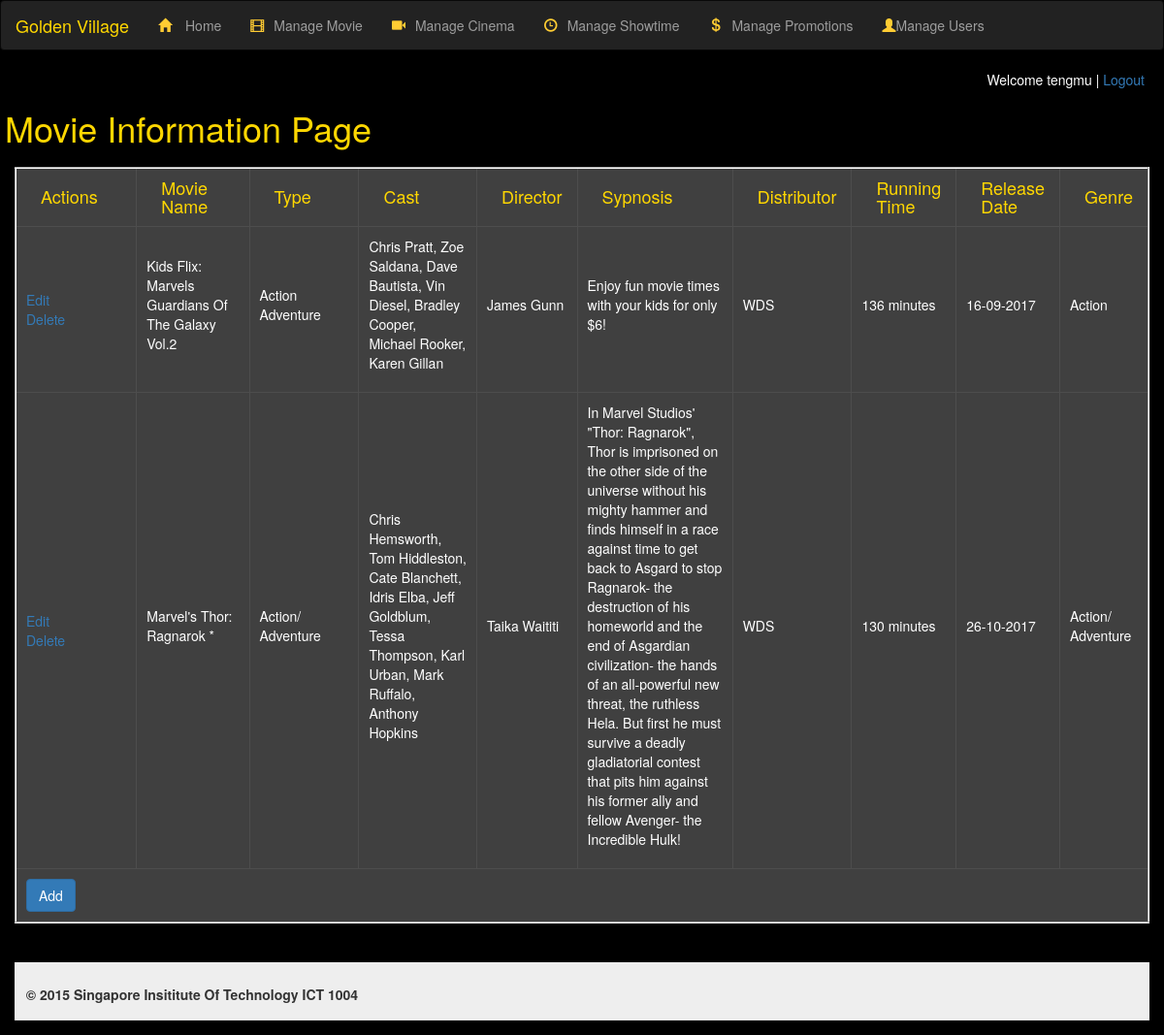
The app's page /cms/cmsmovie.php (signed in) with its own data.
### tables this page shows
CREATE TABLE `user_list` (
  `user_id` int(11) NOT NULL,
  `username` varchar(100) NOT NULL,
  `user_email` varchar(100) NOT NULL,
  `password` varchar(100) NOT NULL,
  `user_role` varchar(10) NOT NULL,
  `phone` int(8) NOT NULL,
  `user_nric` varchar(9) NOT NULL,
  `status` varchar(100) NOT NULL,
  `otpSecretKey` varchar(1000) NOT NULL
);

CREATE TABLE `movie` (
  `movie_id` int(11) NOT NULL,
  `movie_name` varchar(1000) NOT NULL,
  `movie_type` varchar(1000) NOT NULL,
  `movie_cast` varchar(1000) NOT NULL,
  `movie_director` varchar(1000) NOT NULL,
  `movie_genre` varchar(1000) NOT NULL,
  `movie_release` varchar(1000) NOT NULL,
  `movie_runningTime` varchar(1000) NOT NULL,
  `movie_distributor` varchar(1000) NOT NULL,
  `movie_language` varchar(1000) NOT NULL,
  `movie_synopsis` varchar(1000) NOT NULL,
  `movie_TNC` varchar(1000) NOT NULL,
  `movie_trailerLink` varchar(1000) NOT NULL,
  `movie_websiteLink` varchar(1000) NOT NULL,
  `movie_poster` longblob NOT NULL,
  `movie_carousel` longblob NOT NULL
);

### cms/cmsmovie.php (the view, shortened to what this page needs)
<!doctype html>
<html lang="en">
<head>
	<link href="../css/bootstrap.min.css" rel="stylesheet">
	<link href="../css/style.css" rel="stylesheet">
</head>
<body>
<?php
include_once ("../dbconnect.php");
$resultUser = $MySQLiconn->query("SELECT * FROM user_list WHERE user_id=".$_SESSION['user']);
$userRow = $resultUser->fetch_array();
?>
<?php include 'cmsheader.inc';?>
        <h1>Movie Information Page</h1>
	<div class="row">
		<div class="col-md-12">
				<div class="table-responsive">
					<table border="2" class="summary">
						<thead>
							<th class='col-md-2'><h4>Actions</h4></th>
							<th class='col-md-2'><h4>Movie Name</h4></th>
							<th class='col-md-2'><h4>Type</h4></th>
							<th class='col-md-2'><h4>Cast</h4></th>
							<th class='col-md-1'><h4>Director</h4></th>
							<th class='col-md-5'><h4>Sypnosis</h4></th>
							<th class='col-md-1'><h4>Distributor</h4></th>
							<th class='col-md-1'><h4>Running Time</h4></th>
							<th class='col-md-1'><h4>Release Date</h4></th>
							<th class='col-md-1'><h4>Genre</h4></th>
						</thead>
						<tbody>
						<?php
						$sql = "SELECT * FROM movie";
						if ($result = $MySQLiconn->query($sql)) {
							while ($row = $result->fetch_array()) {
								echo "<tr>";
								echo "<td class='col-md-2'>";
								echo "<a href='cmsmovieEdit.php?q=" . $row['movie_id'] . "'>";
								echo "Edit";
								echo "</a><br />";
								echo "<a onClick=delete_movie(". $row['movie_id'] . ")>";
								echo "Delete";
								echo "</a>";
								echo "</td>";
								echo "<td class='col-md-2'><p>" . $row['movie_name'] . "</td></p>";
								echo "<td class='col-md-2'><p>" . $row['movie_type'] . "</p></td>";
								echo "<td class='col-md-2'><p>" . $row['movie_cast'] . "</p></td>";
								echo "<td class='col-md-1'><p>" . $row['movie_director'] . "</p></td>";
								echo "<td class='col-md-5'><p>" . $row['movie_synopsis'] . "</p></td>";
								echo "<td class='col-md-1'><p>" . $row['movie_distributor'] . "</p></td>";
								echo "<td class='col-md-1'><p>" . $row['movie_runningTime'] . "</p></td>";
								echo "<td class='col-md-1'><p>" . $row['movie_release'] . "</p></td>";
								echo "<td class='col-md-1'><p>" . $row['movie_genre'] . "</p></td>";
								echo "</tr>";
							}
						}
						?>
							<tr>
								<td colspan='10'>
									<a href="cmsmovieAdd.php"><button class="btn btn-primary">Add</button></a>
								</td>
							</tr>
						</tbody>
					</table>
					<br /> <br />
				</div>
		<?php include 'cmsfooter.inc';?>
		</div>
	</div>
</body>
</html>

### cms/cmsheader.inc (shortened to what this page needs)
<?php
    $directoryURI =basename($_SERVER['SCRIPT_NAME']);
?>
<nav class="navbar navbar-inverse">
    <div class="container-fluid">
        <div class="navbar-header">
            <a class="navbar-brand" href="index.php">
                Golden Village
            </a>
        </div>
        <div id="navbar" class="navbar-collapse collapse" aria-expanded="false" style="height: 1px;">
            <ul class="nav navbar-nav">
                <li <?php if (strpos($directoryURI,'cmsHome.php') !== false) {echo 'class="active"';}?>><a href="cmsHome.php"><span class="glyphicon glyphicon-home blue"></span> Home</a></li>
                <li <?php if (strpos($directoryURI,'cmsMovie.php') !== false) {echo 'class="active"';}?>><a href="cmsMovie.php"><span class="glyphicon glyphicon-film blue"></span>Manage Movie</a></li>
                <li <?php if (strpos($directoryURI,'cmsCinema.php') !== false) {echo 'class="active"';}?>><a href="cmsCinema.php"><span class="glyphicon glyphicon-facetime-video blue"></span>Manage Cinema</a></li>
                <li <?php if (strpos($directoryURI,'cmsManageShowtime.php') !== false) {echo 'class="active"';}?>><a href="cmsManageShowtime.php"><span class="glyphicon glyphicon-time blue"></span>Manage Showtime</a></li>
                <li <?php if (strpos($directoryURI,'cmspromo.php') !== false) {echo 'class="active"';}?>><a href="cmspromo.php"><span class="glyphicon glyphicon-usd blue"></span>Manage Promotions</a></li>
                <li <?php if (strpos($directoryURI,'cmsManageUser.php') !== false) {echo 'class="active"';}?>><a href="cmsManageUser.php"><span class="glyphicon glyphicon-user blue"></span>Manage Users</a></li>
            </ul>
        </div>
    </div>
</nav>
         <p class="labelWel">Welcome <?php echo $userRow['username']; ?> | <a href="cmsLogout.php">Logout</a></p>
        <br />

### cms/cmsfooter.inc (shortened to what this page needs)
<html>
    <head>
    </head>
    <body>
        <footer>
            <label class="footerText">&#169; 2015 Singapore Insititute Of Technology ICT 1004</label>
        </footer>
    </body>
</html>

### css/style.css (style rules this page uses)
.blue { color:#FC3; }
.breadcrumb,.jumbotron,body { background-color:#000; }
footer { padding: 0; font-size: 100%; vertical-align: baseline; border: 0; background-color: #eee; padding: 1%; width: 100%; }
.footerText { text-align: center; displaiy: block; padding-top: 1%; }
.labelWel { float: right; margin-right: 20px; }
.glyphicon-home,.glyphicon-usd,.glyphicon-facetime-video,.glyphicon-briefcase, .glyphicon-film, .glyphicon-time:before { margin-right: 10px; }
.navbar-inverse > ul > li > hover,p,.breadcrumb>.active { color:#FFF; }
p { font-size:14px; }
.panel-default .jumbotron > h1, .navbar-inverse .navbar-brand, h1, h2, h3, h4 { color:#ffd701; margin-left: 5px; }
.row { margin-bottom:15px; margin-left:auto; margin-right:auto; }
.summary { background:#404040; width:100%; overflow-y:scroll; }
.summary thead tr th h4 { margin-left: 10px; }
.summary tr { border:1px solid #4d4d4d; }
.summary tr td { padding:10px; }
nav,hr { margin:0 auto auto; width:100%; }
.promotable,table { background-color: #222222; color: yellow; border-color: white; }
table tr th { width: 25%; }
td { color:white; }

### records on screen
user_list: username "tengmu"
movie: movie_name "Kids Flix: Marvels Guardians Of The Galaxy Vol.2", movie_type "Action Adventure", movie_cast "Chris Pratt, Zoe Saldana, Dave Bautista, Vin Diesel, Bradley Cooper, Michael Rooker, Karen Gillan", movie_director "James Gunn", movie_synopsis "Enjoy fun movie times with your kids for only $6!", movie_distributor "WDS", movie_runningTime "136 minutes", movie_release "16-09-2017", movie_genre "Action"
movie: movie_name "Marvel's Thor: Ragnarok *", movie_type "Action/ Adventure", movie_cast "Chris Hemsworth, Tom Hiddleston, Cate Blanchett, Idris Elba, Jeff Goldblum, Tessa Thompson, Karl Urban, Mark Ruffalo, Anthony Hopkins", movie_director "Taika Waititi", movie_synopsis "In Marvel Studios' \"Thor: Ragnarok\", Thor is imprisoned on the other side of the universe without his mighty hammer and finds himself in a race against time to get back to Asgard to stop Ragnarok- the destruction of his homeworld and the end of Asgardian civilization- the hands of an all-powerful new threat, the ruthless Hela. But first he must survive a deadly gladiatorial contest that pits him against his former ally and fellow Avenger- the Incredible Hulk!", movie_distributor "WDS", movie_runningTime "130 minutes", movie_release "26-10-2017", movie_genre "Action/ Adventure"
